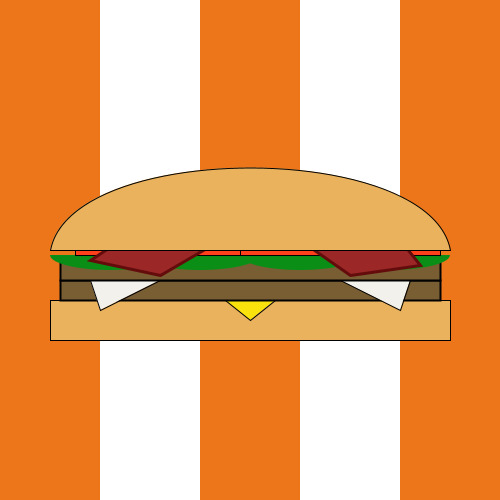
Frame 1 (no input)
Frame 60 (the mouse pressed at the canvas centre just before this capture): identical to frame 1, image omitted
Frame 120 (the mouse held since frame 60 and released just before this capture): identical to frame 1, image omitted

The Processing sketch that drew this single still picture (run headless with seeded random() and noise(); from frame 60 on, the mouse is pressed at the canvas centre):

// Processing sketch: am73272_assignment1
// ── am73272_assignment1.pde
color orange = color(237,118,26);
color white = color(255,255,255);
color buns = color(234, 178, 92);
color patty = color(121, 93, 51);
color cheese1 = color(250, 227, 13);
color cheese2 = color(242, 241, 235);
color lettuce = color(11,142,21);
color tomato = color(255,64,26);
color bacon = color(155,39,39);
color baconOutline = color(100,11,11);

void setup() {
  size(500, 500);
}

void draw() {
  //background
  noStroke();
  fill(orange);
  rect(0,0,100,500);
  rect(200,0,100,500);
  rect(400,0,100,500);
  fill(white);
  rect(100,0,100,500);
  rect(300,0,100,500);
  stroke(1);
  
  //bottom bun
  fill(buns);
  strokeWeight(1);
  rect(50, 300, 400, 40);

  //cheese #1
  fill(cheese1);
  triangle(225, 300, 275, 300, 250, 320);

  //patty #1
  fill(patty);
  strokeWeight(2);
  rect(60, 280, 380, 20);

  //cheese #2
  strokeWeight(1);
  fill(cheese2);
  triangle(90, 280, 160, 280, 100, 310);
  triangle(340, 280, 410, 280, 400, 310);

  //patty #2
  fill(patty);
  strokeWeight(2);
  rect(60, 260, 380, 20);
  
  //lettuce
  fill(lettuce);
  noStroke();
  arc(110,255,120,30,0,PI);
  arc(200,255,120,30,0,PI);
  arc(390,255,120,30,0,PI);
  arc(300,255,120,30,0,PI);
  stroke(1);
  
  //tomato
  fill(tomato);
  strokeWeight(1);
  rect(75,250,200,5);
  rect(240,250,200,5);
  
  //bacon
  fill(bacon);
  stroke(baconOutline);
  strokeWeight(3);
  quad(120,240,90,260,160,275,220,240);
  quad(300,240,350,275,420,265,400,240);

  //top bun
  fill(buns);
  strokeWeight(1);
  stroke(1);
  bezier(50, 250, 70, 140, 430, 140, 450, 250);
  line(50, 250, 450, 250);
}
